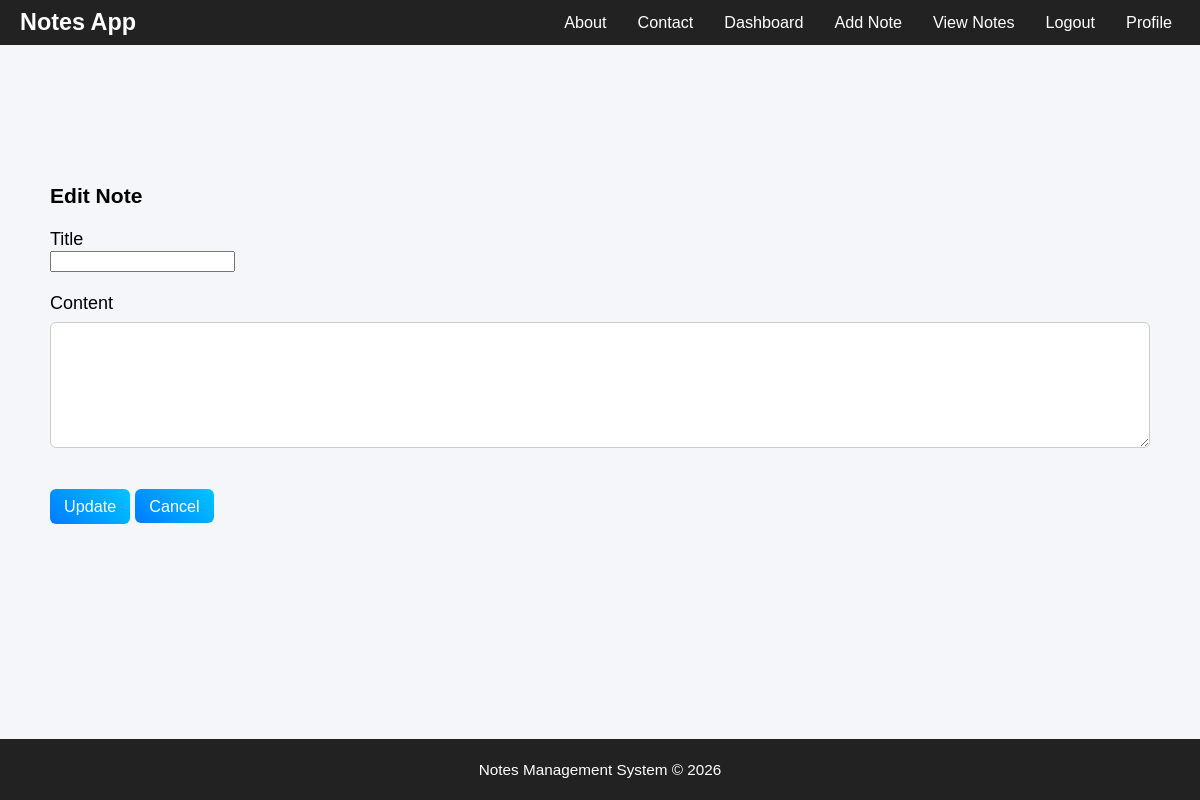
/update/12 (signed in), run on an earlier commit of the app's database.
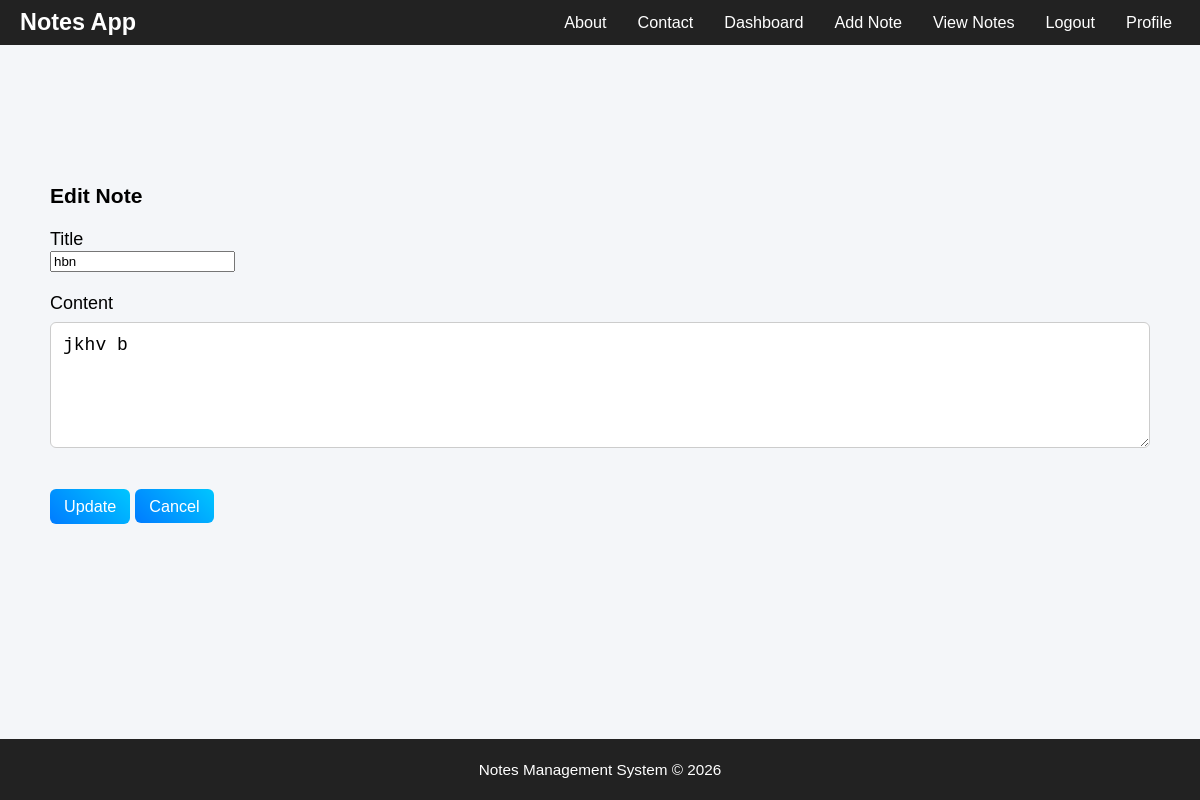
And on a later commit of the database.
### tables this page shows
CREATE TABLE notes (
        id INTEGER PRIMARY KEY AUTOINCREMENT,
        user_id INTEGER,
        title TEXT,
        content TEXT,
        pinned INTEGER DEFAULT 0,
        created_at TIMESTAMP DEFAULT CURRENT_TIMESTAMP
    );

### app.py (the view, shortened to what this page needs)
@app.route('/update/<int:id>', methods=['GET','POST'])
def update_note(id):
    if 'user' not in session:
        return redirect('/')
    conn = get_db()
    cursor = conn.cursor()
    cursor.execute(
        "SELECT * FROM notes WHERE id=? AND user_id=?",
        (id, session['user'])
    )
    note = cursor.fetchone()
    conn.close()
    return render_template("updatenote.html", note=note)

### app.py (called while the page is built)
def get_db():
    import os
    base_dir = os.path.dirname(os.path.abspath(__file__))
    db_path = os.path.join(base_dir, "database.db")
    print("DB PATH:", db_path)
    conn = sqlite3.connect(db_path)
    conn.row_factory = sqlite3.Row
    return conn

### templates/updatenote.html
{% extends 'base.html' %}
{% block content %}
<h3>Edit Note</h3>
<form method="post">
<label>Title</label><br>
<input type="text" name="title" value="{{note[2]}}" required>
<br><br>
<label>Content</label><br>
<textarea name="content" rows="5" cols="40" required>{{note[3]}}</textarea>
<br><br>
<button class="btn">Update</button>
<a class="btn" href="/viewnotes">Cancel</a>
</form>
{% endblock %}

What changed in the data, as far as the page shows it:
added notes: title "hbn", content "jkhv b"
